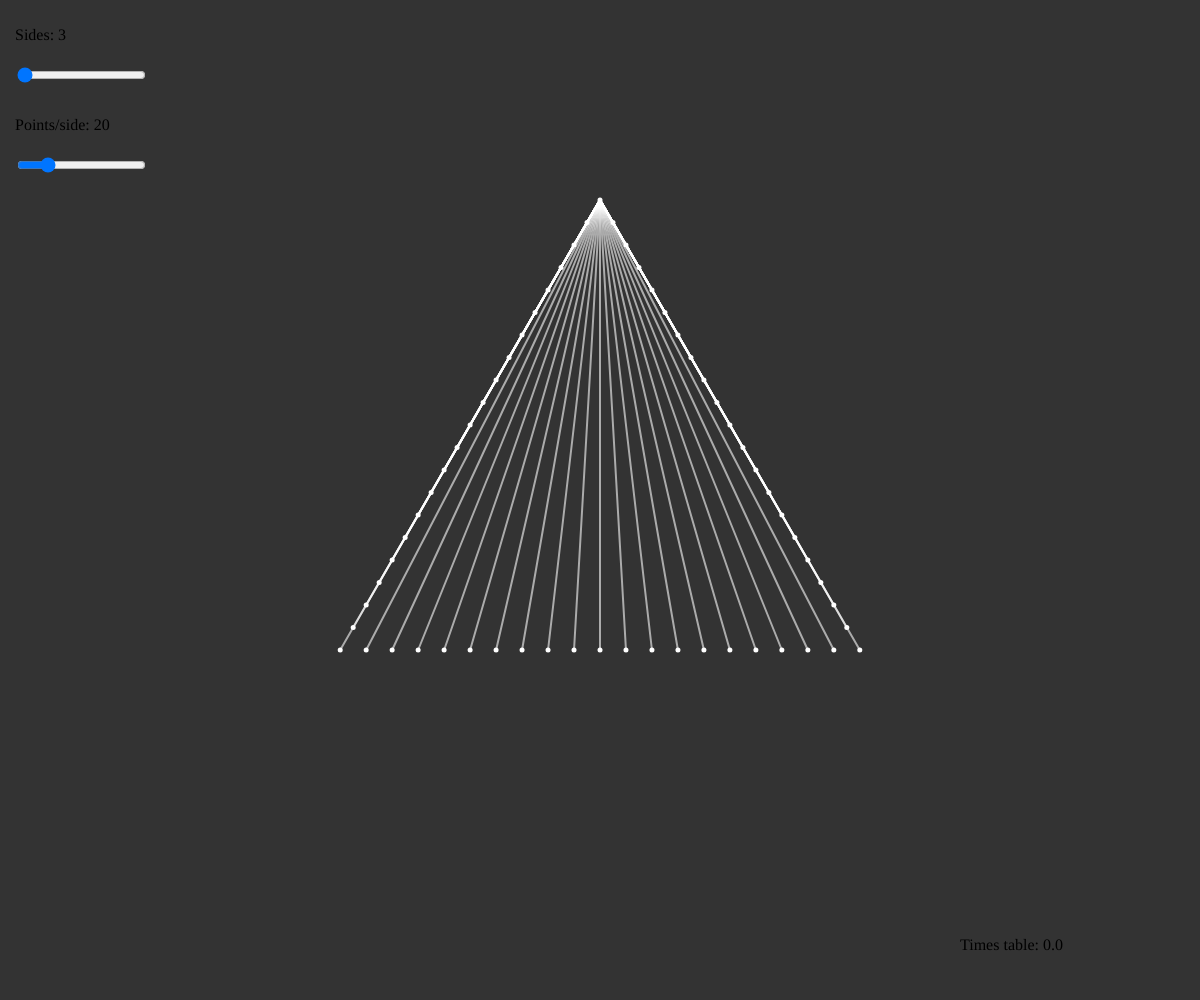
Frame 1 (no input)
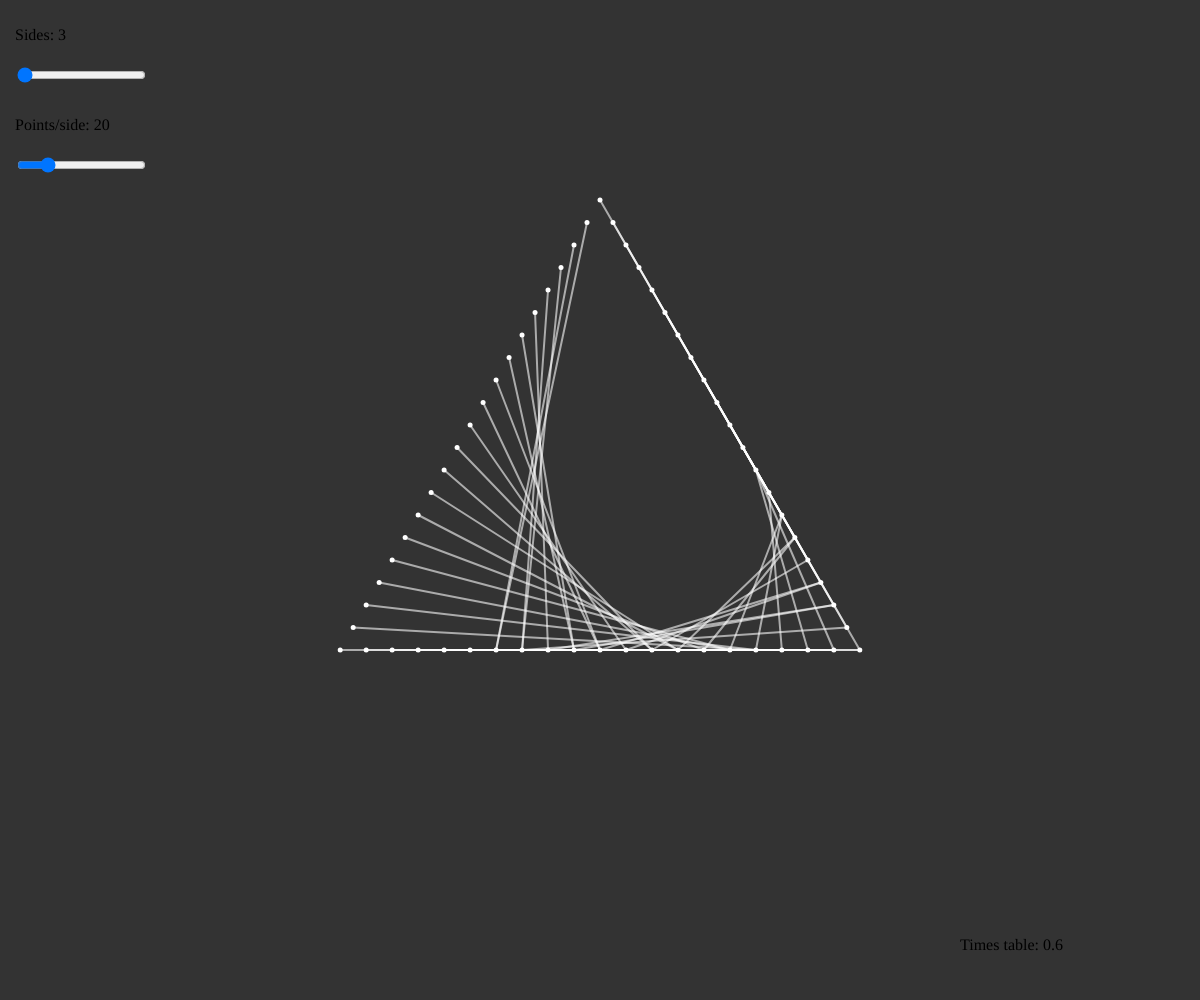
Frame 60 (no input)
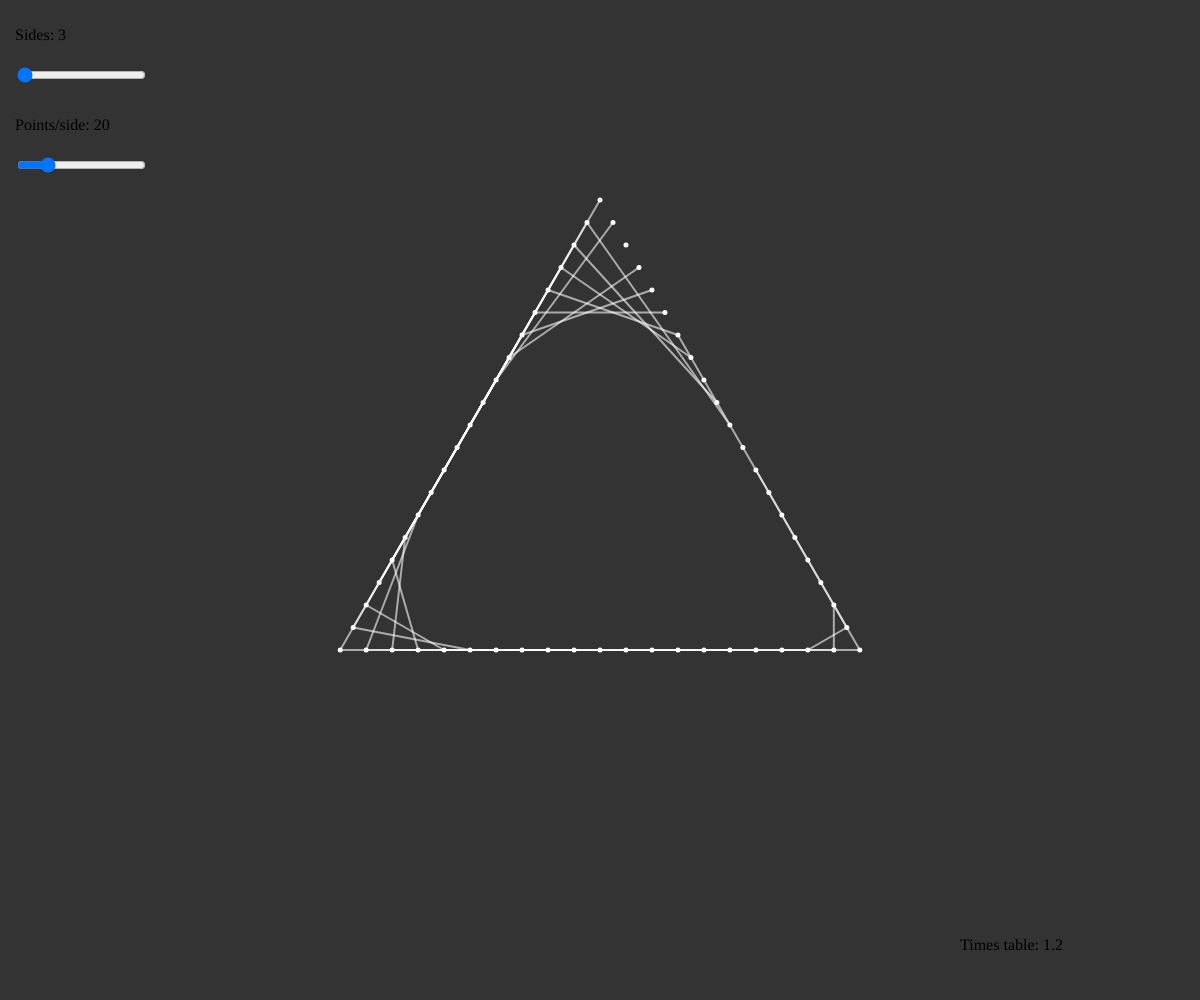
Frame 120 (the mouse pressed at the canvas centre since frame 60)

The p5.js sketch that drew these frames (run headless with seeded random() and noise() and a simulated clock; from frame 60 on, the mouse is pressed at the canvas centre):

// p5.js sketch
// ── sketch.js
// Author: https://damix48.github.io/web_js/09_generic_times_table/

let n = 0;
let t = 20;
let sides = 3;

let points = [];

let sides_slider;
let sides_p;
let points_slider;
let points_p;

let times_p;


function setup() {
  createCanvas(windowWidth, windowHeight);

  sides_slider = createSlider(3, 10, 3);
  sides_p = createP("Sides: " + sides_slider.value());
  sides_p.addClass("value");
  sides_p.position(15, 10);
  sides_slider.position(15, 65);
  sides_slider.mouseMoved(changeSides);

  points_slider = createSlider(10, 60, 20, 5);
  points_p = createP("Points/side: " + points_slider.value());
  points_p.addClass("value");
  points_p.position(15, 100);
  points_slider.position(15, 155);
  points_slider.mouseMoved(changePoints);

  times_p = createP("Times table: ");
  times_p.addClass("value");
  times_p.position(width - 240, height - 80);

  createPoint();
}

function changeSides() {
  sides_p.html("Sides: " + sides_slider.value());
  sides = sides_slider.value();

  createPoint();
}

function changePoints() {
  points_p.html("Points/side: " + points_slider.value());
  t = points_slider.value();

  createPoint();
}

function createPoint() {
  points = [];

  for (let i = 0; i < sides; i++) {
    let x = 300 * cos(TWO_PI * i / sides - HALF_PI);
    let y = 300 * sin(TWO_PI * i / sides - HALF_PI);
    points[floor(i * t)] = (createVector(x, y));
  }
  for (let j = 0; j < sides; j++) {
    for (let i = 1; i < t; i++) {
      let p = p5.Vector.lerp(points[j * t], points[(j + 1) * t % (sides * t)], 1 * i / t);
      points[(j * t) + i] = p;
    }
  }
}

function draw() {
  background(51);
  translate(width / 2, height / 2);

  for (let i = 0; i < points.length; i++) {
    const p = points[i];
    const p_next = points[floor(i * n) % points.length];

    // POINTS
    stroke(255);
    strokeWeight(5);
    point(p.x, p.y);

    // LINES
    stroke(255, 150);
    strokeWeight(2);
    line(p.x, p.y, p_next.x, p_next.y);
  }
  n = n + 0.01;

  translate(-width / 2, -height / 2);

  times_p.html("Times table: " + n.toFixed(1));
}

function windowResized() {
  resizeCanvas(windowWidth, windowHeight);
}
